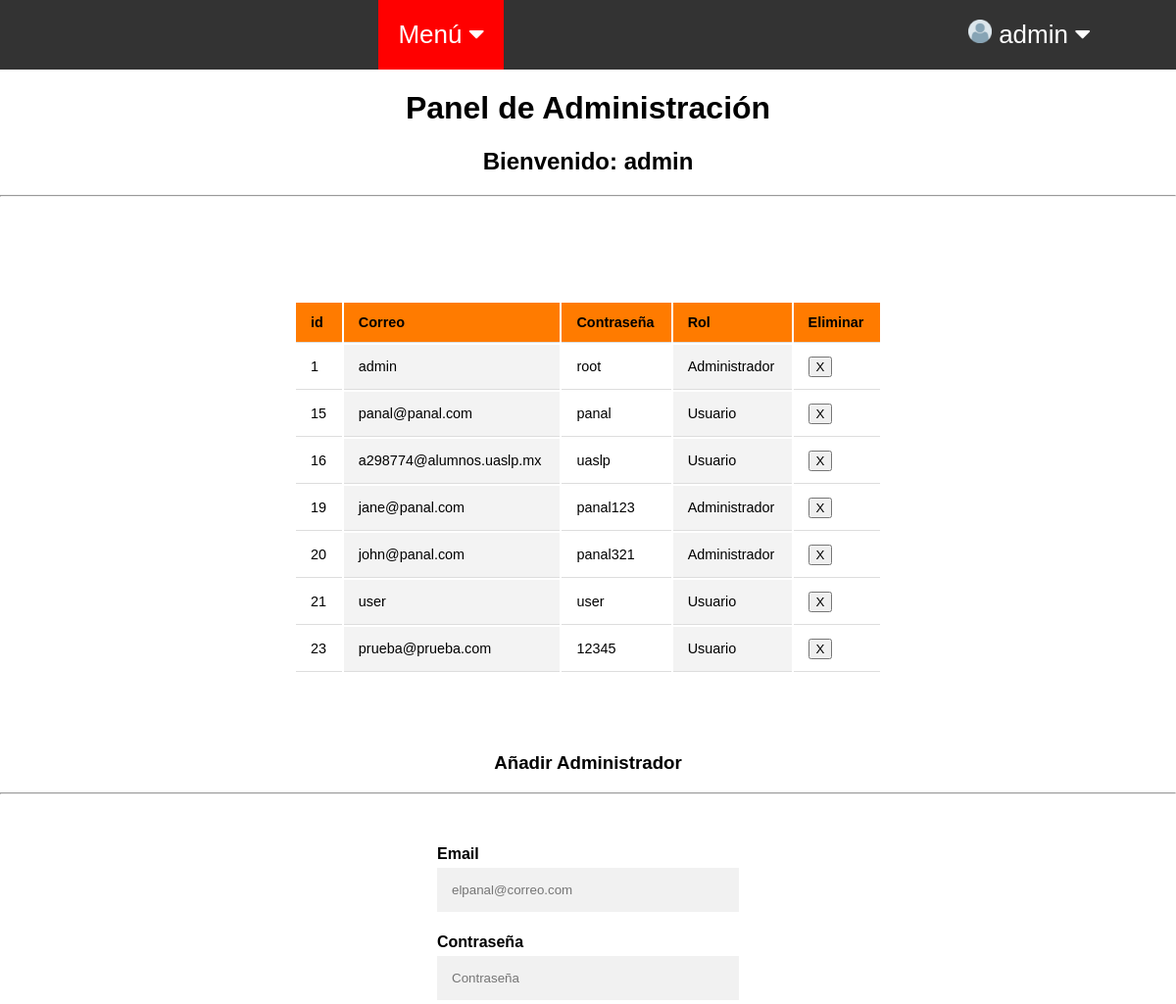
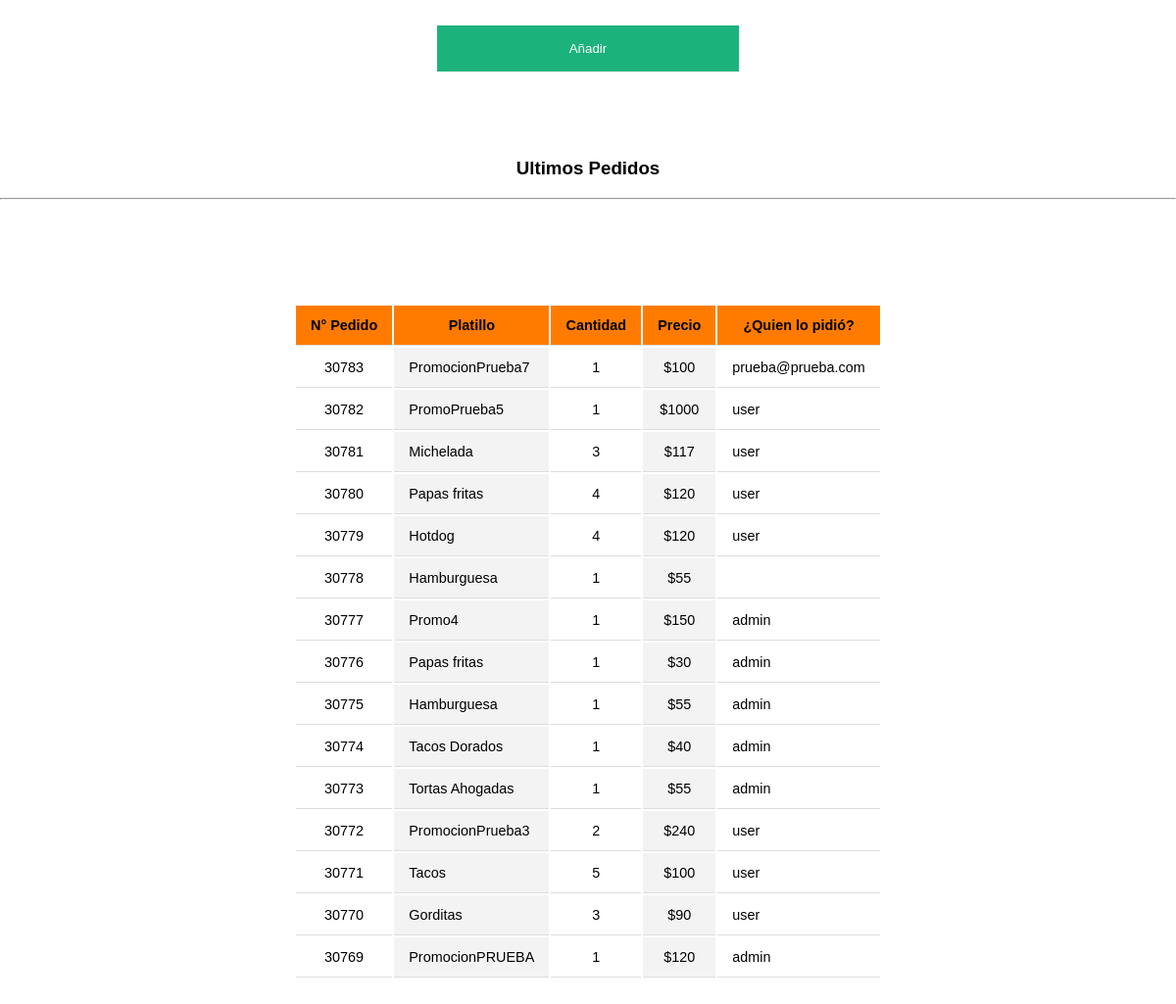
Screenshot of /Views/php/admin.php (signed in) with the database file from the repository (2 pictures, top to bottom).
### tables this page shows
CREATE TABLE `usuarios` (
  `id` int NOT NULL AUTO_INCREMENT,
  `email` varchar(45) NOT NULL,
  `contrasena` varchar(45) NOT NULL,
  `rol` int NOT NULL,
  PRIMARY KEY (`id`)
);

CREATE TABLE `ordenes` (
  `id` int NOT NULL AUTO_INCREMENT,
  `nombre` varchar(45) NOT NULL,
  `cantidad` int NOT NULL,
  `precio` int NOT NULL,
  `usuario` varchar(45) NOT NULL,
  PRIMARY KEY (`id`)
);

### Views/php/admin.php (the view, shortened to what this page needs)
<?php
    $usuarios = "SELECT * FROM usuarios";
?>
<!DOCTYPE html>
<html lang="en">
<head>
    <link rel="stylesheet" href="/PROYECTO/Views/css/admin.css">
</head>
<body>
    <?php include('header.php') ?>
    <div>
        <h1 style="text-align: center;"> Panel de Administración </h1>
        <h2 style="text-align: center;"> Bienvenido: <?php echo $_SESSION['usuario'] ?> </h2>
    </div>
    <hr style="width:100%;text-align:left;margin-left:0">
    <br>
    <div class="tabla-usuarios">
        <table>
            <tr>
                <th>id</th>
                <th>Correo</th>
                <th>Contraseña</th>
                <th>Rol</th>
                <th>Eliminar</th>
            </tr>
            <?php $resultado = mysqli_query($connection, $usuarios); $cont = 0;
            while($row=mysqli_fetch_assoc($resultado))
            { ?>
                <tr>
                    <td> <?php echo $row["id"] ?> </td>
                    <td> <?php echo $row["email"]?> </td>
                    <td> <?php echo $row["contrasena"]?> </td>
                    <td>
                        <?php
                            if($row["rol"] == 1)
                                echo "Administrador";
                            else
                                echo "Usuario";
                        ?>
                    </td>
                    <?php if($cont < 10){ ?>
                        <td>
                            <form method="POST" id="form_eliminar_<?php echo $row['id']; ?>" action="/proyecto/Views/php/admin.php">
                                <input type="submit" value="X">
                            </form>
                        </td>
                    <?php } ?>
                </tr>
            <?php } mysqli_free_result($resultado); ?>
        </table>
    </div>
        <div>
            <h3 style="text-align: center;"> Añadir Administrador </h3>
        </div>
        <hr style="width:100%;text-align:left;margin-left:0">
        <br>
        <div class="formulario">
            <form method="POST" enctype="multipart/form-data" action="/PROYECTO/Controllers/agregarAdministradorController.php">
                <div class="container">
                    <label for="email"><b>Email</b></label>
                    <input type="text" placeholder="elpanal@correo.com" name="email" id="email" autocomplete="off" required>
                    <label for="psw"><b>Contraseña</b></label>
                    <input type="password" placeholder="Contraseña" name="password" id="password" autocomplete="off" required>
                    <button type="submit" class="registerbtn">Añadir</button>
                </div>
            </form>
        </div>
    <br><br>
    <div>
        <div>
            <h3 style="text-align: center;"> Ultimos Pedidos </h3>
        </div>
        <hr style="width:100%;text-align:left;margin-left:0">
        <br>
        <?php $compras = "SELECT * FROM ordenes ORDER BY id DESC"; ?>
        <div class="tabla-pedidos">
            <table >
                <tr>
                    <th style="width=25%; text-align: center;">N° Pedido</th>
                    <th style="width=25%; text-align: center;">Platillo</th>
                    <th style="width=25%; text-align: center;">Cantidad</th>
                    <th style="width=25%; text-align: center;">Precio</th>
                    <th style="width=25%; text-align: center;">¿Quien lo pidió?</th>
                </tr>
                <?php $resultado = mysqli_query($connection, $compras); $cont = 0;
                while($row=mysqli_fetch_assoc($resultado))
                { ?>
                    <?php if($cont < 15){ ?>
                        <tr>
                            <td style="text-align: center;"> <?php echo $row["id"] ?> </td>
                            <td> <?php echo $row["nombre"] ?> </td>
                            <td style="text-align: center;"> <?php echo $row["cantidad"]?> </td>
                            <td style="text-align: center;"> $<?php echo $row["precio"]?> </td>
                            <td> <?php echo $row["usuario"]?> </td>
                        </tr>
                    <?php } ?>
                <?php $cont++; } mysqli_free_result($resultado); ?>
            </table>
            <br><br><br><br>
        </div>
    </div>
</body>
</html>

### Views/css/admin.css (style rules this page uses)
.tabla-usuarios { margin: 25px 0; font-size: 0.9em; width: 600px; height: auto; margin: 80px auto; display: flex; flex-direction: column; }
.tabla-usuarios th { background-color: rgb(255, 123, 0); text-align: left; font-weight: bold; }
.tabla-usuarios th, .tabla-usuarios td { padding: 12px 15px; border-bottom: 1px solid #dddddd; }
.tabla-usuarios td:nth-of-type(even) { background-color: #f3f3f3; }
.tabla-pedidos { margin: 25px 0; font-size: 0.9em; width: 600px; height: auto; margin: 80px auto; display: flex; flex-direction: column; }
.tabla-pedidos th { background-color: rgb(255, 123, 0); text-align: left; font-weight: bold; }
.tabla-pedidos th, .tabla-pedidos td { padding: 12px 15px; border-bottom: 1px solid #dddddd; }
.tabla-pedidos td:nth-of-type(even) { background-color: #f3f3f3; }
.container { padding: 16px; }
input[type=text], input[type=password] { width: 100%; padding: 15px; margin: 5px 0 22px 0; display: inline-block; border: none; background: #f1f1f1; }
.formulario { max-width: 30%; margin: auto; width: 45%; padding: 10px; }
.registerbtn { background-color: #04AA6D; color: white; padding: 16px 20px; margin: 8px 0; border: none; cursor: pointer; width: 100%; opacity: 0.9; }

### Views/css/style_admin.css (style rules this page uses)
* { box-sizing: border-box; }
html, body { width: 100%; height: 100%; margin: 0; background-color: #FFFFFF; Font-family: Arial, Helvetica, sans-serif; }

### rows the page displays
usuarios: id "1", email "admin", contrasena "root", rol "Administrador"
usuarios: id "15", email "panal@panal.com", contrasena "panal", rol "Usuario"
usuarios: id "16", email "a298774@alumnos.uaslp.mx", contrasena "uaslp", rol "Usuario"
usuarios: id "19", email "jane@panal.com", contrasena "panal123", rol "Administrador"
usuarios: id "20", email "john@panal.com", contrasena "panal321", rol "Administrador"
usuarios: id "21", email "user", contrasena "user", rol "Usuario"
usuarios: id "23", email "prueba@prueba.com", contrasena "12345", rol "Usuario"
ordenes: id "30783", nombre "PromocionPrueba7", cantidad "1", precio "100", usuario "prueba@prueba.com"
ordenes: id "30782", nombre "PromoPrueba5", cantidad "1", precio "1000", usuario "user"
ordenes: id "30781", nombre "Michelada", cantidad "3", precio "117", usuario "user"
ordenes: id "30780", nombre "Papas fritas", cantidad "4", precio "120", usuario "user"
ordenes: id "30779", nombre "Hotdog", cantidad "4", precio "120", usuario "user"
ordenes: id "30778", nombre "Hamburguesa", cantidad "1", precio "55"
ordenes: id "30777", nombre "Promo4", cantidad "1", precio "150", usuario "admin"
ordenes: id "30776", nombre "Papas fritas", cantidad "1", precio "30", usuario "admin"
ordenes: id "30775", nombre "Hamburguesa", cantidad "1", precio "55", usuario "admin"
ordenes: id "30774", nombre "Tacos Dorados", cantidad "1", precio "40", usuario "admin"
ordenes: id "30773", nombre "Tortas Ahogadas", cantidad "1", precio "55", usuario "admin"
ordenes: id "30772", nombre "PromocionPrueba3", cantidad "2", precio "240", usuario "user"
ordenes: id "30771", nombre "Tacos", cantidad "5", precio "100", usuario "user"
ordenes: id "30770", nombre "Gorditas", cantidad "3", precio "90", usuario "user"
ordenes: id "30769", nombre "PromocionPRUEBA", cantidad "1", precio "120", usuario "admin"

### other values shown
$_SESSION['usuario'] "admin"
